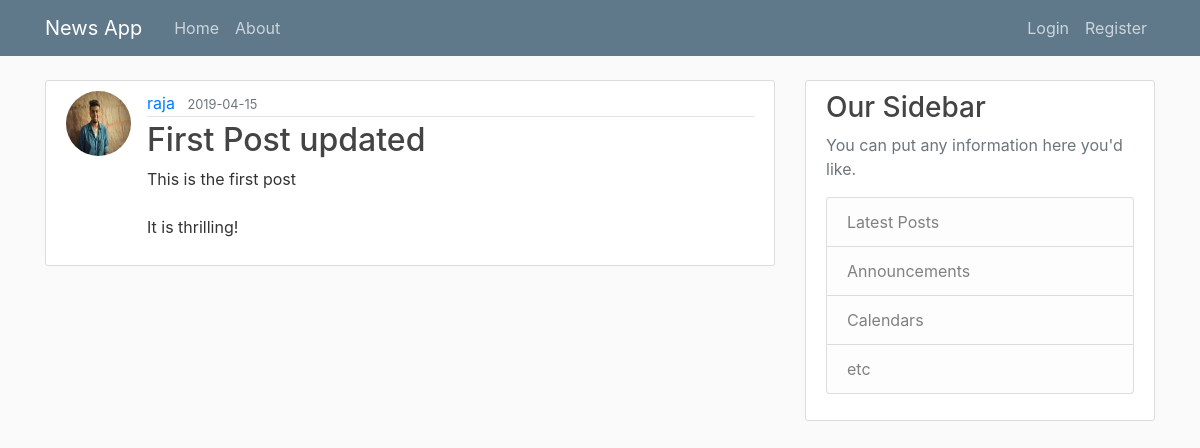
/post/1, run on the app's committed database.
### flaskblog/models.py (models this page shows, shortened)
class User(db.Model, UserMixin):
    id = db.Column(db.Integer, primary_key=True)
    username = db.Column(db.String(20), unique=True, nullable=False)
    email = db.Column(db.String(120), unique=True, nullable=False)
    image_file = db.Column(db.String(20), nullable=False,
                           default='default.jpg')
    password = db.Column(db.String(60), nullable=False)
    posts = db.relationship('Post', backref='author', lazy=True)

class Post(db.Model):
    id = db.Column(db.Integer, primary_key=True)
    title = db.Column(db.String(100), nullable=False)
    date_posted = db.Column(db.DateTime, nullable=False,
                            default=datetime.utcnow)
    content = db.Column(db.Text, nullable=False)
    user_id = db.Column(db.Integer, db.ForeignKey('user.id'), nullable=False)

### flaskblog/routes.py (the view)
@app.route("/post/<int:post_id>")
def post(post_id):
    post = Post.query.get_or_404(post_id)
    return render_template('post.html', title=post.title, post=post)

### flaskblog/templates/post.html (shortened to what this page needs)
{% extends "layout.html" %} {% block content %}
<article class="media content-section">
  <img
    src="{{ url_for('static',filename='profile_pics/' + post.author.image_file) }}"
    alt=""
    class="rounded-circle article-img"
  />
  <div class="media-body">
    <div class="article-metadata">
      <a class="mr-2" href="#">{{ post.author.username }}</a>
      <small class="text-muted">{{
        post.date_posted.strftime("%Y-%m-%d")
      }}</small>
    </div>
    <h2 class="article-title">{{ post.title }}</h2>
    <p class="article-content">{{ post.content }}</p>
  </div>
</article>
{% endblock content %}

### flaskblog/static/main.css (style rules this page uses)
body { background: #fafafa; color: #333333; margin-top: 5rem; }
h1, h2, h3, h4, h5, h6 { color: #444444; }
.content-section { background: #ffffff; padding: 10px 20px; border: 1px solid #dddddd; border-radius: 3px; margin-bottom: 20px; }
.article-title { color: #444444; }
.article-content { white-space: pre-line; }
.article-img { height: 65px; width: 65px; margin-right: 16px; }
.article-metadata { padding-bottom: 1px; margin-bottom: 4px; border-bottom: 1px solid #e3e3e3 }

### data on the page
User: image_file (picture), author.username "raja"
Post: date_posted "2019-04-15", title "First Post updated", content "This is the first post It is thrilling!"
